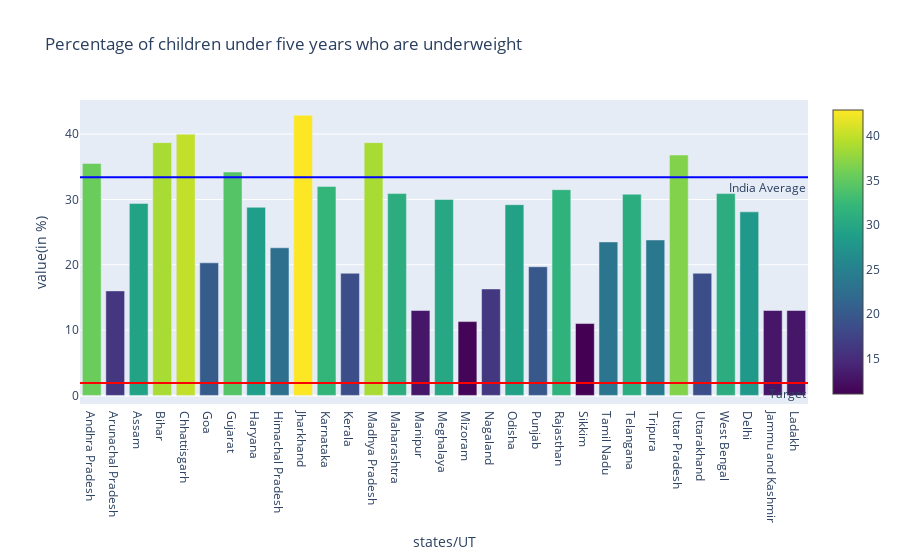

Notebook source saved alongside this figure:
### Code cell
import plotly.graph_objs as go
desc = {
    "poverty": "Percentage of population living below the national poverty line",
    "malnutrition": "Percentage of children under five years who are underweight",
    "literacy": "Percentage of persons (15 years and above) who are literate",
    "drinking water": "Percentage of rural population having improved source of drinking water",
    "electricity": "Percentage of households electrified ",
    "unemployment": "Unemployment rate (%) (15-59 years)",
}

parameters = ["poverty",
              "malnutrition",
              "literacy",
              "drinking water",
              "electricity",
              "unemployment"]


for i in range(1, 7):
    print(i, parameters[i-1])

n=2

parameter = parameters[n-1]

x = list()
y = list()

for i in range(37):
    val = df.loc[i, parameter]
    if(val != 'Null'):
        x.append(df.loc[i, 'States_UT'])
        y.append(round(float(df.loc[i, parameter]), 2))


india = round(float(df.loc[37, parameter]), 2)
target = round(float(df.loc[38, parameter]), 2)

fig = go.Figure()

fig.add_trace(
    go.Bar(
        x=x,
        y=y,
        marker=dict(color=y,
                    colorscale='viridis', showscale=True)
    )
)

fig.add_hline(y=target, line_color="red", annotation_text="Target",
              annotation_position="bottom right")
fig.add_hline(y=india, line_color="blue", annotation_text="India Average",
              annotation_position="bottom right")

fig.update_layout(
    go.Layout(
        title=desc[parameter],
        xaxis=dict(
            title='states/UT'
        ),
        yaxis=dict(
            title='value(in %)',
        )
    )
)

fig.show()

### Figure 1 — Plotly figure (JSON) as saved in the notebook; plotly's stock layout.template omitted (floating-point values rounded to 4 significant figures)
{"data": [{"marker": {"color": [35.5, 16, 29.4, 38.7, 40, 20.3, 34.2, 28.8, 22.6, 42.9, 32, 18.7, 38.7, 30.9, 13, 30, 11.3, 16.3, 29.2, 19.7, 31.5, 11, 23.5, 30.8, 23.8, 36.8, 18.7, 30.9, 28.1, 13, 13], "colorscale": [[0, "#440154"], [0.1111, "#482878"], [0.2222, "#3e4989"], [0.3333, "#31688e"], [0.4444, "#26828e"], [0.5556, "#1f9e89"], [0.6667, "#35b779"], [0.7778, "#6ece58"], [0.8889, "#b5de2b"], [1, "#fde725"]], "showscale": true}, "type": "bar", "x": ["Andhra Pradesh", "Arunachal Pradesh", "Assam", "Bihar", "Chhattisgarh", "Goa", "Gujarat", "Haryana", "Himachal Pradesh", "Jharkhand", "Karnataka", "Kerala", "Madhya Pradesh", "Maharashtra", "Manipur", "Meghalaya", "Mizoram", "Nagaland", "Odisha", "Punjab", "Rajasthan", "Sikkim", "Tamil Nadu", "Telangana", "Tripura", "Uttar Pradesh", "Uttarakhand", "West Bengal", "Delhi", "Jammu and Kashmir", "Ladakh"], "y": [35.5, 16, 29.4, 38.7, 40, 20.3, 34.2, 28.8, 22.6, 42.9, 32, 18.7, 38.7, 30.9, 13, 30, 11.3, 16.3, 29.2, 19.7, 31.5, 11, 23.5, 30.8, 23.8, 36.8, 18.7, 30.9, 28.1, 13, 13]}], "layout": {"annotations": [{"showarrow": false, "text": "Target", "x": 1, "xanchor": "right", "xref": "x domain", "y": 1.9, "yanchor": "top", "yref": "y"}, {"showarrow": false, "text": "India Average", "x": 1, "xanchor": "right", "xref": "x domain", "y": 33.4, "yanchor": "top", "yref": "y"}], "shapes": [{"line": {"color": "red"}, "type": "line", "x0": 0, "x1": 1, "xref": "x domain", "y0": 1.9, "y1": 1.9, "yref": "y"}, {"line": {"color": "blue"}, "type": "line", "x0": 0, "x1": 1, "xref": "x domain", "y0": 33.4, "y1": 33.4, "yref": "y"}], "title": {"text": "Percentage of children under five years who are underweight"}, "xaxis": {"title": {"text": "states/UT"}}, "yaxis": {"title": {"text": "value(in %)"}}}}
